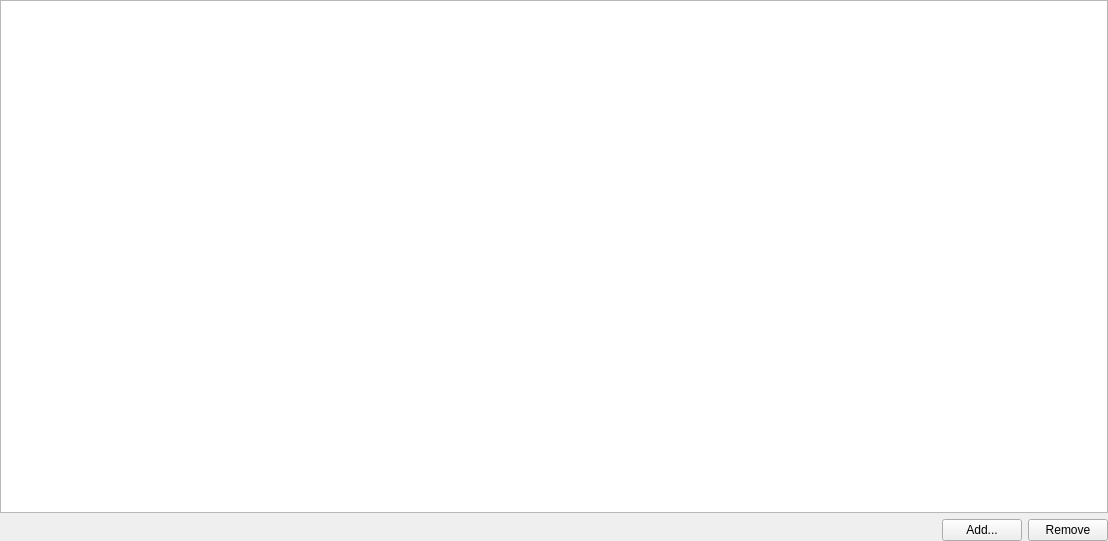
<?xml version="1.0" encoding="UTF-8"?>
<ui version="4.0">
 <class>OperationsTab</class>
 <widget class="QWidget" name="OperationsTab">
  <property name="geometry">
   <rect>
    <x>0</x>
    <y>0</y>
    <width>1108</width>
    <height>541</height>
   </rect>
  </property>
  <property name="windowTitle">
   <string/>
  </property>
  <layout class="QVBoxLayout" name="verticalLayout">
   <property name="margin">
    <number>0</number>
   </property>
   <item>
    <widget class="QTreeView" name="OpsView_"/>
   </item>
   <item>
    <layout class="QHBoxLayout" name="horizontalLayout">
     <item>
      <spacer name="horizontalSpacer">
       <property name="orientation">
        <enum>Qt::Horizontal</enum>
       </property>
       <property name="sizeHint" stdset="0">
        <size>
         <width>40</width>
         <height>20</height>
        </size>
       </property>
      </spacer>
     </item>
     <item>
      <widget class="QPushButton" name="Add_">
       <property name="text">
        <string>Add...</string>
       </property>
      </widget>
     </item>
     <item>
      <widget class="QPushButton" name="Remove_">
       <property name="text">
        <string>Remove</string>
       </property>
      </widget>
     </item>
    </layout>
   </item>
  </layout>
 </widget>
 <resources/>
 <connections/>
</ui>
